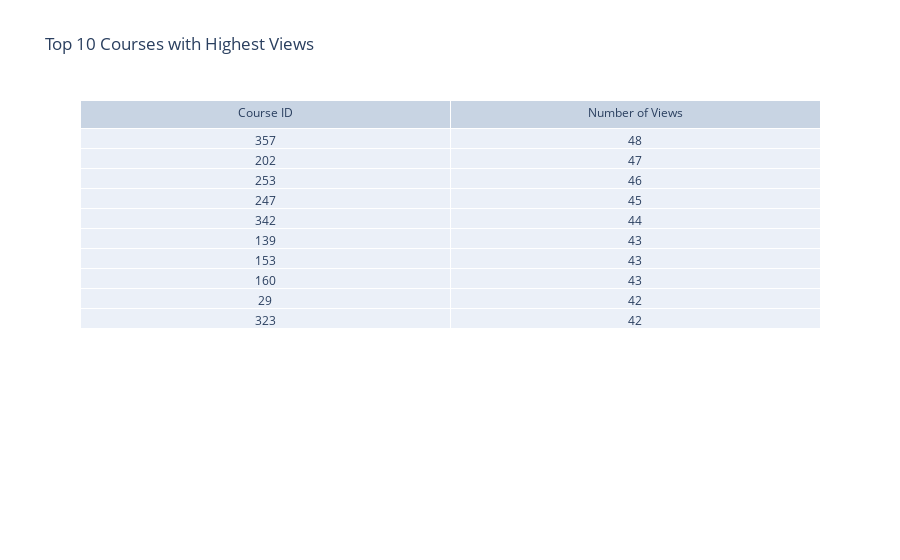

Write notebook code for a chart like this one.
### Markdown cell above
The top 10 courses have user behaviors that all exceed 80 times, with the course id with the highest number of behaviors being 202.

### Code cell
# Filter the dataset for events with 'view_course' and group by CourseID to count the views
course_views = elearning[elearning['Event'] == 'view_course'].groupby('CourseID').size()

# Sort the views in descending order and select the top 10 courses
top_10_courses = course_views.sort_values(ascending=False).head(10)

# Create a DataFrame with the Course ID and the number of views
df = pd.DataFrame({'Course ID': top_10_courses.index, 'Number of Views': top_10_courses.values})

# Create an interactive table
fig = go.Figure(data=[go.Table(header=dict(values=list(df.columns)),
                               cells=dict(values=[df['Course ID'], df['Number of Views']]))])

# Set the table title
fig.update_layout(title="Top 10 Courses with Highest Views")

# Show the table
fig.show()

### Figure 1 — Plotly figure (JSON) as saved in the notebook; plotly's stock layout.template omitted (floating-point values rounded to 4 significant figures)
{"data": [{"cells": {"values": [[357, 202, 253, 247, 342, 139, 153, 160, 29, 323], [48, 47, 46, 45, 44, 43, 43, 43, 42, 42]]}, "header": {"values": ["Course ID", "Number of Views"]}, "type": "table"}], "layout": {"title": {"text": "Top 10 Courses with Highest Views"}}}
